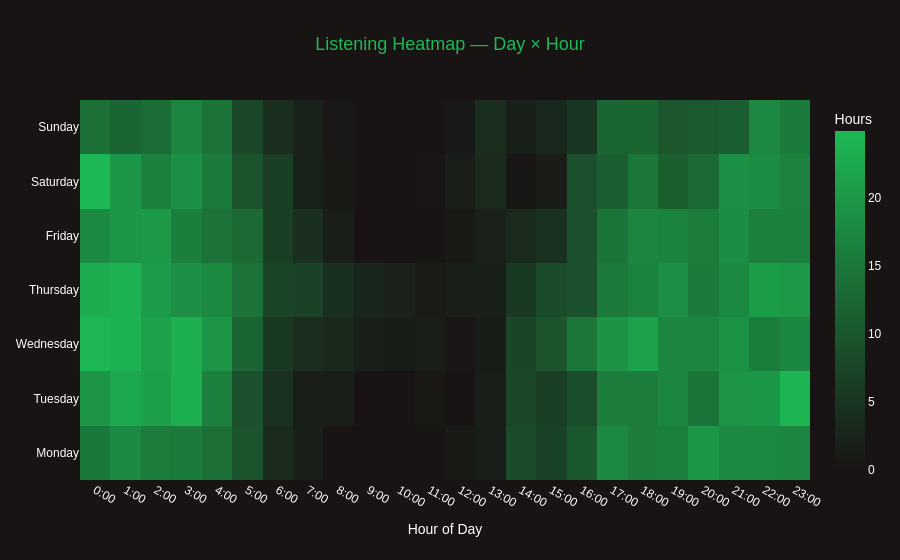

Notebook code for this chart:
### Code cell
# ── Day × Hour heatmap ──
day_order = ['Monday','Tuesday','Wednesday','Thursday','Friday','Saturday','Sunday']

hm = (
    df.groupby(['day_of_week','hour'])['hours_played']
    .sum()
    .unstack(fill_value=0)
    .reindex(day_order)
)

fig = go.Figure(go.Heatmap(
    z=hm.values,
    x=[f'{h}:00' for h in range(24)],
    y=day_order,
    colorscale=[[0,'#191414'],[1,SPOTIFY_GREEN]],
    colorbar=dict(title='Hours'),
))

# 1️⃣ Apply template first
fig.update_layout(**PLOTLY_TEMPLATE['layout'])

# 2️⃣ Then customize safely
fig.update_layout(
    title=dict(text='Listening Heatmap — Day × Hour', x=0.5),
    xaxis_title='Hour of Day',
    height=360
)

fig.show()

### Figure 1 — Plotly figure (JSON) as saved in the notebook; plotly's stock layout.template omitted (floating-point values rounded to 4 significant figures; data arrays with more than 128 entries replaced by an {"elided": "..."} marker saying what was removed)
{"data": [{"colorbar": {"title": {"text": "Hours"}}, "colorscale": [[0, "#191414"], [1, "#1DB954"]], "type": "heatmap", "x": ["0:00", "1:00", "2:00", "3:00", "4:00", "5:00", "6:00", "7:00", "8:00", "9:00", "10:00", "11:00", "12:00", "13:00", "14:00", "15:00", "16:00", "17:00", "18:00", "19:00", "20:00", "21:00", "22:00", "23:00"], "y": ["Monday", "Tuesday", "Wednesday", "Thursday", "Friday", "Saturday", "Sunday"], "z": {"elided": "7x24 float values"}}], "layout": {"autosize": true, "font": {"color": "#FFFFFF", "family": "Arial"}, "paper_bgcolor": "#191414", "plot_bgcolor": "#1e1e1e", "title": {"font": {"color": "#1DB954", "size": 18}, "text": "Listening Heatmap — Day × Hour", "x": 0.5}, "xaxis": {"autorange": true, "gridcolor": "#2a2a2a", "range": [-0.5, 23.5], "title": {"text": "Hour of Day"}, "type": "category", "zerolinecolor": "#2a2a2a"}, "yaxis": {"autorange": true, "gridcolor": "#2a2a2a", "range": [-0.5, 6.5], "type": "category", "zerolinecolor": "#2a2a2a"}}}
